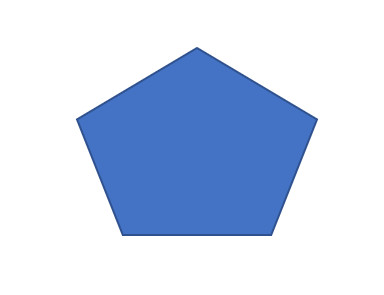
#> input picture learnning_opencv/five.jpg, 384 x 295 px
$ python chapter2.py
#> lines starting #> are read from the running program, lines starting #| are printed output that depends on the picture
# 图像变换
import cv2

# 打开图像
image = cv2.imread('five.jpg')
#> image is the input picture: shape (295, 384, 3); mean B, G, R 238.1, 215.4, 202.4

# 缩放图像
scaled_image = cv2.resize(image, (500, 500))
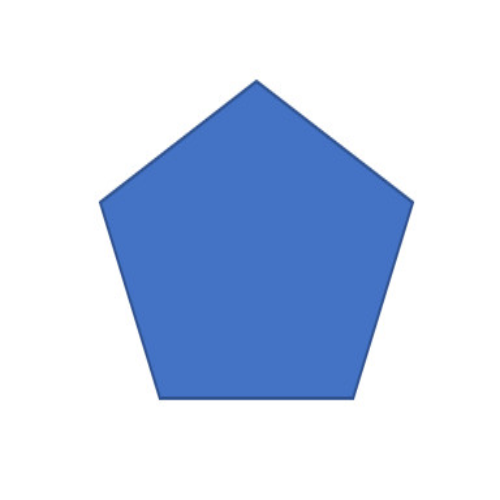
#> scaled_image: shape (500, 500, 3); mean B, G, R 238, 215.4, 202.4

# 旋转图像
rotated_image = cv2.rotate(image, cv2.ROTATE_90_CLOCKWISE)
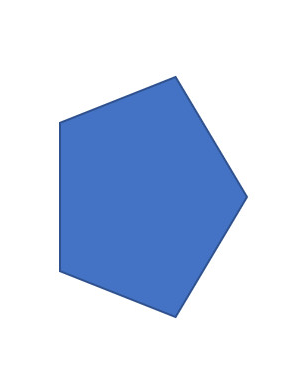
#> rotated_image: shape (384, 295, 3); mean B, G, R 238.1, 215.4, 202.4

# 裁剪图像
cropped_image = image[100:300, 100:300]
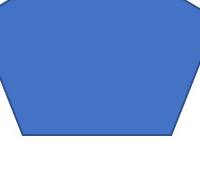
#> cropped_image: shape (195, 200, 3); mean B, G, R 216.1, 162.8, 132.3

# 显示变换后的图像
cv2.imshow('img',image)
cv2.imshow('Scaled Image', scaled_image)
cv2.imshow('Rotated Image', rotated_image)
cv2.imshow('Cropped Image', cropped_image)
cv2.waitKey(0)
cv2.destroyAllWindows()
